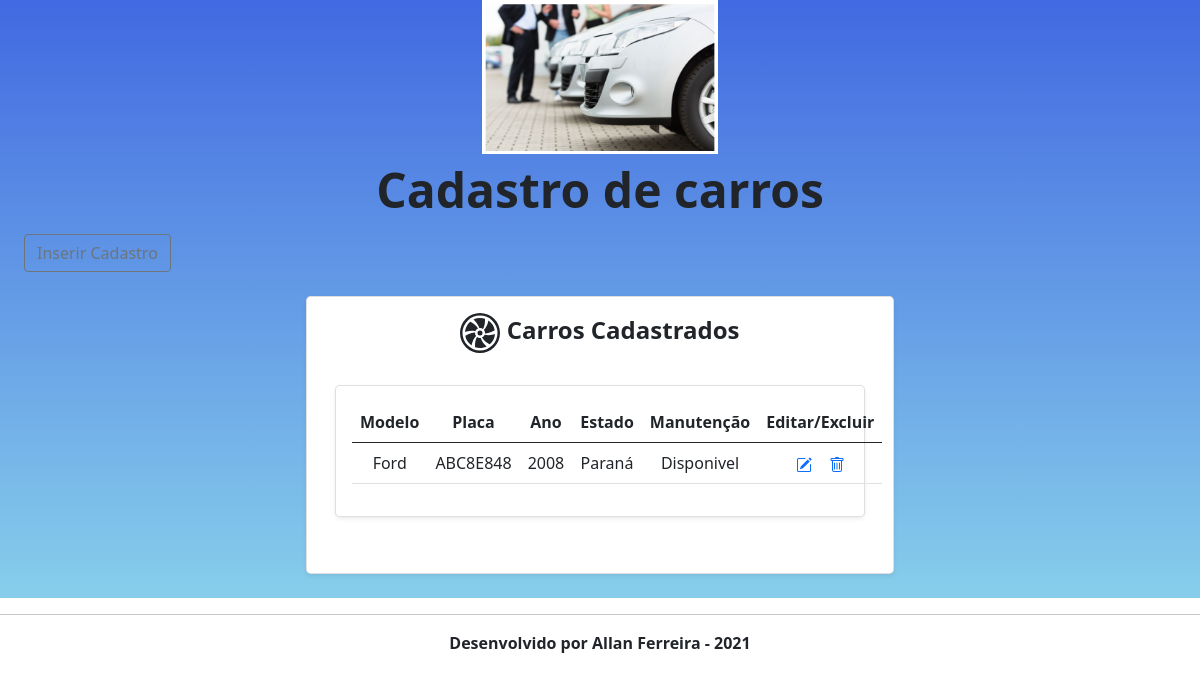
Page /cadastro.php on the earlier database version.
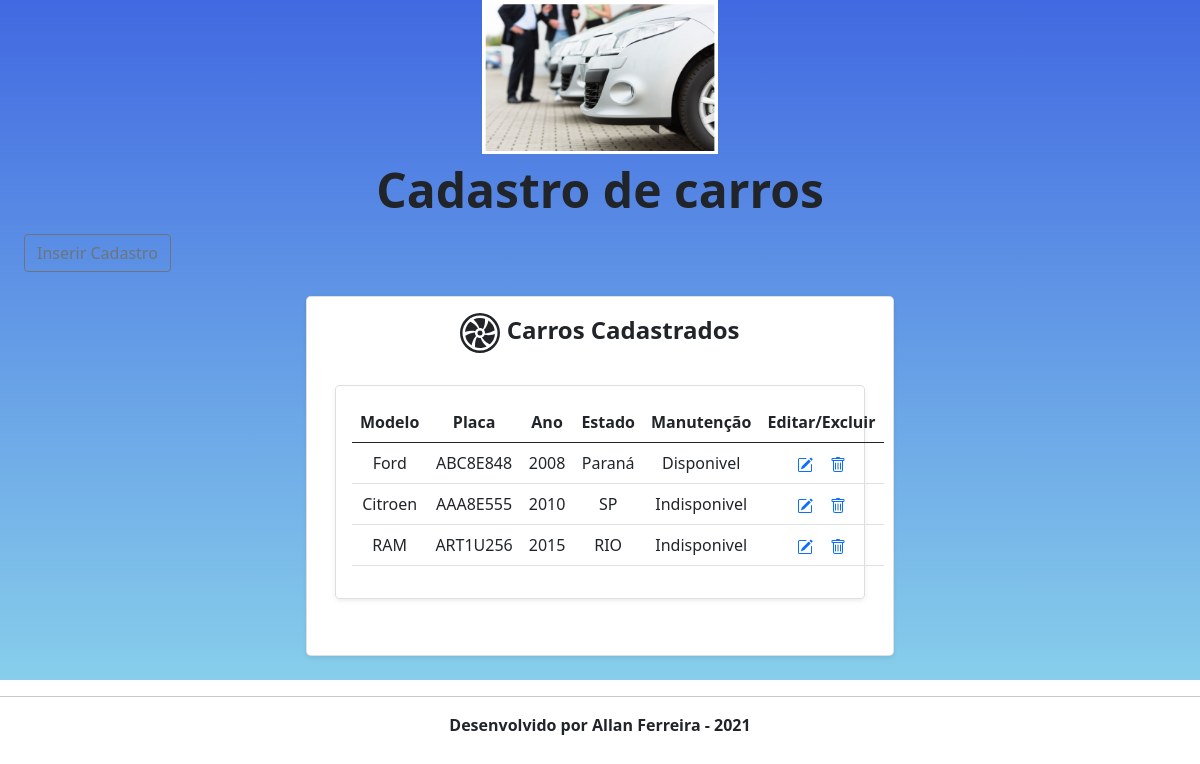
Same page on the later database version.
### tables this page shows
CREATE TABLE `cadastro_carro` (
  `id` int(11) NOT NULL,
  `modelo` varchar(50) NOT NULL,
  `placa` varchar(50) NOT NULL,
  `ano` int(10) NOT NULL,
  `estado` varchar(50) NOT NULL,
  `manutencao` varchar(50) NOT NULL,
  `data_inicio` date NOT NULL
);

### listagem_car.php (the view, shortened to what this page needs)
<!DOCTYPE html>
<html lang="pt-br">
  <head>
    <link href="https://cdn.jsdelivr.net/npm/bootstrap@5.0.2/dist/css/bootstrap.min.css" rel="stylesheet">
  </head>
  <body>
      <div class="row row-cols-2 row-cols-md-1 mb-3 text-center">
      <div class="col">
        <div class="card mb-4 rounded-3 shadow-sm">
          <div class="card-body">
            <table class="table table-hover">
            <thead>
            <tr>
                <th scope="col">Modelo</th>
                <th scope="col">Placa</th>
                <th scope="col">Ano</th>
                <th scope="col">Estado</th>
                <th scope="col">Manutenção</th>
                <th scope="col">Editar/Excluir</th>
            </tr>
            </thead>
            <tbody>
            <?php
            include 'conecta.php';
            $pesquisa = mysqli_query($conn, "SELECT * FROM cadastro_carro");
            $row = mysqli_num_rows($pesquisa);
            if($row > 0){
                while($registro = $pesquisa-> fetch_array()){
                    $id = $registro['id'];
                    echo '<tr>';
                    echo '<td>'.$registro['modelo'].'</td>';
                    echo '<td>'.$registro['placa'].'</td>';
                    echo '<td>'.$registro['ano'].'</td>';
                    echo '<td>'.$registro['estado'].'</td>';
                    echo '<td>'.$registro['manutencao'].'</td>';
                    echo '<td><a href="edita.php?id='.$id.'"><svg xmlns="http://www.w3.org/2000/svg" width="16" height="16" fill="currentColor" class="bi bi-pencil-square" viewBox="0 0 16 16">
                    <path d="M15.502 1.94a.5.5 0 0 1 0 .706L14.459 3.69l-2-2L13.502.646a.5.5 0 0 1 .707 0l1.293 1.293zm-1.75 2.456-2-2L4.939 9.21a.5.5 0 0 0-.121.196l-.805 2.414a.25.25 0 0 0 .316.316l2.414-.805a.5.5 0 0 0 .196-.12l6.813-6.814z"/>
                    <path fill-rule="evenodd" d="M1 13.5A1.5 1.5 0 0 0 2.5 15h11a1.5 1.5 0 0 0 1.5-1.5v-6a.5.5 0 0 0-1 0v6a.5.5 0 0 1-.5.5h-11a.5.5 0 0 1-.5-.5v-11a.5.5 0 0 1 .5-.5H9a.5.5 0 0 0 0-1H2.5A1.5 1.5 0 0 0 1 2.5v11z"/>
                  </svg></a>&nbsp;&nbsp;&nbsp;
                  <a href="exclui.php?id='.$id.'"><svg xmlns="http://www.w3.org/2000/svg" width="16" height="16" fill="currentColor" class="bi bi-trash" viewBox="0 0 16 16">
                  <path d="M5.5 5.5A.5.5 0 0 1 6 6v6a.5.5 0 0 1-1 0V6a.5.5 0 0 1 .5-.5zm2.5 0a.5.5 0 0 1 .5.5v6a.5.5 0 0 1-1 0V6a.5.5 0 0 1 .5-.5zm3 .5a.5.5 0 0 0-1 0v6a.5.5 0 0 0 1 0V6z"/>
                  <path fill-rule="evenodd" d="M14.5 3a1 1 0 0 1-1 1H13v9a2 2 0 0 1-2 2H5a2 2 0 0 1-2-2V4h-.5a1 1 0 0 1-1-1V2a1 1 0 0 1 1-1H6a1 1 0 0 1 1-1h2a1 1 0 0 1 1 1h3.5a1 1 0 0 1 1 1v1zM4.118 4 4 4.059V13a1 1 0 0 0 1 1h6a1 1 0 0 0 1-1V4.059L11.882 4H4.118zM2.5 3V2h11v1h-11z"/>
                </svg></a></td>';
                    echo '</tr>';
                }
                echo '</tbody>';
                echo '</table>';
            }
            else {
                echo "Não há registros inseridos!!!";
                echo '</tbody>';
                echo '</table>';
            }
            ?>
          </div>
        </div>
      </div>
    </div>
    </div>
  </body>
</html>

### cadastro.php (shortened to what this page needs)
<!DOCTYPE html>
<html lang="pt-br">
    <head>
        <link href="https://cdn.jsdelivr.net/npm/bootstrap@5.0.2/dist/css/bootstrap.min.css" rel="stylesheet">
    </head>
    <body>
        <div class="container-fluid" style="background-image: linear-gradient(#4169E1, #87CEEB)">
        <header>
            <center><img src="imagem/carro.png" width="20%" height="20%"/></center>
        </header>
            <div>
                <center><b><font size='7'>Cadastro de carros</font></b></center>
                <div class="container-fluid">
                    <button type="button" class="btn btn-outline-secondary" data-bs-toggle="modal" data-bs-target="#exampleModal">Inserir Cadastro</button>
                </div>
        <div class="container-fluid">
            <br>
                <div class="row justify-content-center row-cols-2 row-cols-md-2 mb-3 text-center">
                        <div class="card mb-4 rounded-3 shadow-sm">
                            <div class="card-hearder py-3">
                                <h4 class="my-0 fw-normal">&nbsp;<b>Carros Cadastrados</b>
                                </h4>
                            </div>
                            <div class="card-body">
                                <?php
                                    include 'listagem_car.php';
                                ?>
                        <?php
                            include 'cadastrar_car.php';
                        ?>
        <footer>
            <hr/>
            <center><b>Desenvolvido por Allan Ferreira - 2021</b></center>
        </footer>
    </body>
</html>

### cadastrar_car.php (shortened to what this page needs)
<!DOCTYPE html>
<html lang="pt-br">
    <head>
        <link href="https://cdn.jsdelivr.net/npm/bootstrap@5.0.2/dist/css/bootstrap.min.css" rel="stylesheet">
    </head>
    <body>
    </body>
</html>

Differences in the rows shown:
added cadastro_carro: modelo "Citroen", placa "AAA8E555", ano "2010", estado "SP", manutencao "Indisponivel"
added cadastro_carro: modelo "RAM", placa "ART1U256", ano "2015", estado "RIO", manutencao "Indisponivel"
